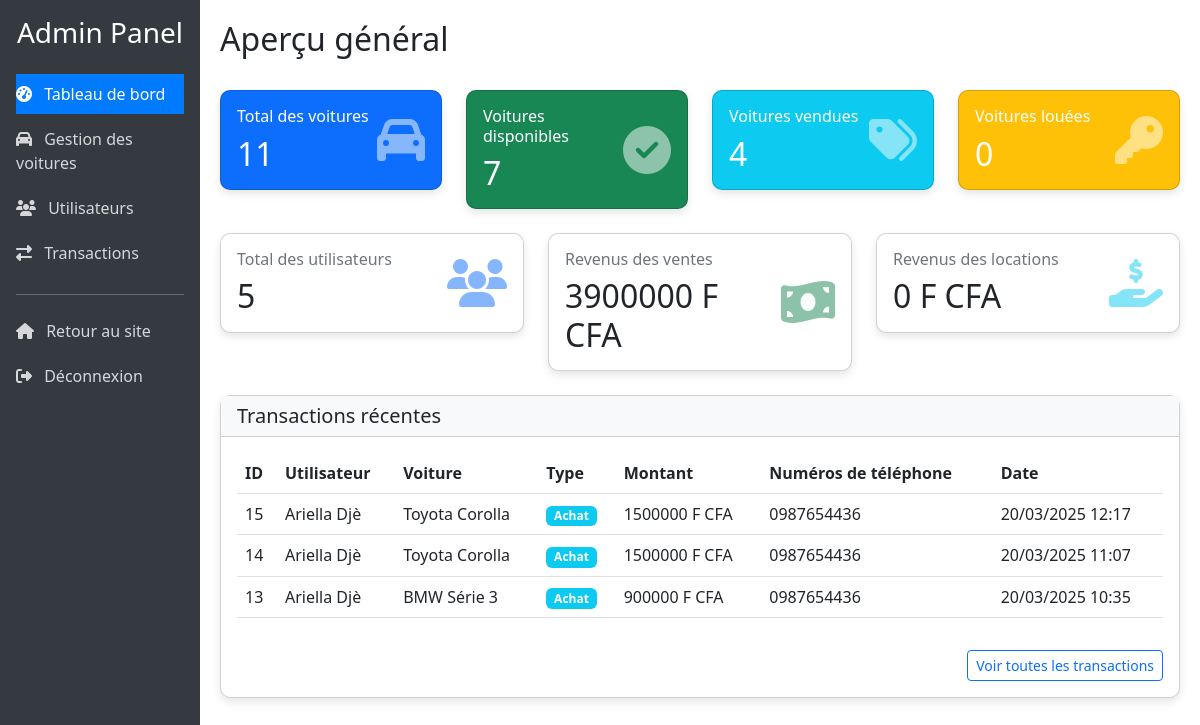
Before: /ventelocavoiture/dashboard/ (signed in) with the older database file.
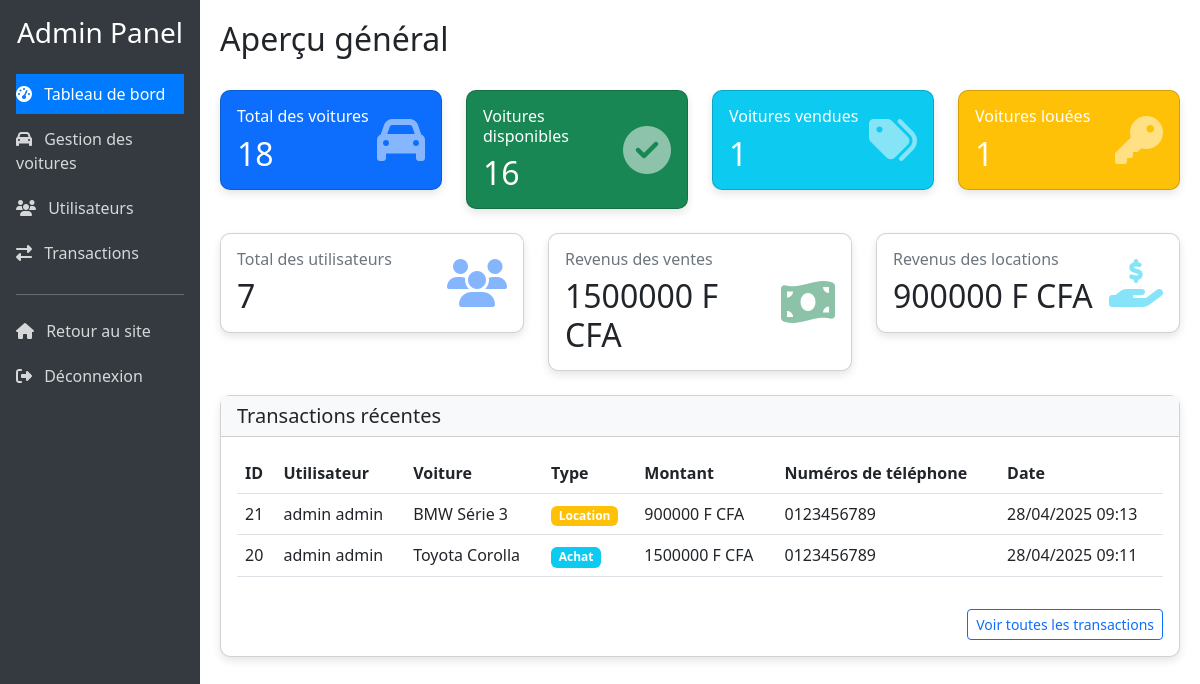
After: the same page with the newer database file.
### ventelocavoiture/models.py (models this page shows, shortened)
class Transaction(models.Model):
    TYPE_TRANSACTION = [
        ('achat', 'Achat'),
        ('location', 'Location'),
    ]
    utilisateur = models.ForeignKey(Utilisateur, on_delete=models.CASCADE)
    voiture = models.ForeignKey(Voiture, on_delete=models.CASCADE)
    date_transaction = models.DateTimeField(auto_now_add=True)  # Date de la transaction
    type_transaction = models.CharField(max_length=10, choices=TYPE_TRANSACTION)  # Type (achat ou location)
    montant = models.DecimalField(max_digits=10, decimal_places=2)  # Montant de la transaction
    date_debut_location = models.DateField(null=True, blank=True)  # Date de début (pour location)
    date_fin_location = models.DateField(null=True, blank=True)  # Date de fin (pour location)

class Utilisateur(models.Model):
    nom = models.CharField(max_length=100)  # Nom de famille
    prenom = models.CharField(max_length=100)  # Prénom
    sexe = models.CharField(max_length=1, choices=[('F', 'Feminin'), ('M', 'Masculin')])  # Genre
    numeros = models.CharField(max_length=100, null=True)  # Numéro de téléphone (optionnel)
    email = models.EmailField(unique=True)  # Email (identifiant unique)
    password = models.CharField(max_length=100)  # Mot de passe (stocké hashé)
    is_admin = models.BooleanField(default=False)  # Indicateur de droits administrateur

class Voiture(models.Model):
    ETAT_CHOIX = [
        ('disponible', 'Disponible'),
        ('vendu', 'Vendu'),
        ('loué', 'Loué'),
    ]
    TYPE_CHOIX = [
        ('vente', 'À vendre'),
        ('location', 'À louer'),
        ('les_deux', 'À vendre et à louer'),
    ]
    marque = models.CharField(max_length=100)  # Marque de la voiture
    modele = models.CharField(max_length=100)  # Modèle de la voiture
    annee = models.IntegerField()  # Année de fabrication
    kilometrage = models.IntegerField()  # Kilométrage actuel
    prix_vente = models.DecimalField(max_digits=10, decimal_places=2, null=True, blank=True)
    prix_location_jour = models.DecimalField(max_digits=10, decimal_places=2, null=True, blank=True)
    description = models.TextField()  # Description détaillée
    etat = models.CharField(max_length=20, choices=ETAT_CHOIX, default='disponible')  # État actuel
    type_offre = models.CharField(max_length=20, choices=TYPE_CHOIX, default='vente')  # Type d'offre
    date_ajout = models.DateTimeField(auto_now_add=True)  # Date d'ajout au système
    image = models.ImageField(upload_to='images/')  # Image principale

### ventelocavoiture/views.py (the view)
# urls.py: path('dashboard/', views.dashboard, name='dashboard'),  # Tableau de bord principal
@admin_requis  # Applique le décorateur pour vérifier les droits d'administration
def dashboard(request):
    total_voitures = Voiture.objects.count()  # Nombre total de voitures
    voitures_disponibles = Voiture.objects.filter(etat='disponible').count()  # Nombre de voitures disponibles
    voitures_vendues = Voiture.objects.filter(etat='vendu').count()  # Nombre de voitures vendues
    voitures_louees = Voiture.objects.filter(etat='loué').count()  # Nombre de voitures louées
    total_utilisateurs = Utilisateur.objects.count()  # Nombre total d'utilisateurs
    total_transactions = Transaction.objects.count()  # Nombre total de transactions
    revenus_ventes = Transaction.objects.filter(type_transaction='achat').aggregate(Sum('montant'))['montant__sum'] or 0
    revenus_locations = Transaction.objects.filter(type_transaction='location').aggregate(Sum('montant'))['montant__sum'] or 0
    transactions_recentes = Transaction.objects.all().order_by('-date_transaction')[:5]
    context = {
        'total_voitures': total_voitures,
        'voitures_disponibles': voitures_disponibles,
        'voitures_vendues': voitures_vendues,
        'voitures_louees': voitures_louees,
        'total_utilisateurs': total_utilisateurs,
        'total_transactions': total_transactions,
        'revenus_ventes': revenus_ventes,
        'revenus_locations': revenus_locations,
        'transactions_recentes': transactions_recentes,
        'section': 'apercu'  # Indique la section active dans le menu
    }
    return render(request, 'ventelocavoiture/dashboard.html', context)

### ventelocavoiture/context_processors.py (called while the page is built)
def utilisateur_connecte(request):
    context = {
        'utilisateur_connecte': False,  # Par défaut, l'utilisateur n'est pas connecté
        'utilisateur': None
    }
    if 'utilisateur_id' in request.session:
        try:
            utilisateur = Utilisateur.objects.get(id=request.session['utilisateur_id'])
            context['utilisateur_connecte'] = True
            context['utilisateur'] = utilisateur
        except Utilisateur.DoesNotExist:
            pass
    return context

### ventelocavoiture/templates/ventelocavoiture/dashboard.html (shortened to what the changed rows need)
{% extends 'dashboard_base.html' %}
{% block page_title %}Aperçu général{% endblock %}
{% block content %}
<div class="row">
    <div class="col-md-3 mb-4">
        <div class="card dashboard-card bg-primary text-white">
            <div class="card-body">
                <div class="d-flex justify-content-between align-items-center">
                    <div>
                        <h6 class="card-title">Total des voitures</h6>
                        <h2 class="mb-0">{{ total_voitures }}</h2>
                    </div>
                </div>
            </div>
        </div>
    </div>
    <div class="col-md-3 mb-4">
        <div class="card dashboard-card bg-success text-white">
            <div class="card-body">
                <div class="d-flex justify-content-between align-items-center">
                    <div>
                        <h6 class="card-title">Voitures disponibles</h6>
                        <h2 class="mb-0">{{ voitures_disponibles }}</h2>
                    </div>
                </div>
            </div>
        </div>
    </div>
    <div class="col-md-3 mb-4">
        <div class="card dashboard-card bg-info text-white">
            <div class="card-body">
                <div class="d-flex justify-content-between align-items-center">
                    <div>
                        <h6 class="card-title">Voitures vendues</h6>
                        <h2 class="mb-0">{{ voitures_vendues }}</h2>
                    </div>
                </div>
            </div>
        </div>
    </div>
    <div class="col-md-3 mb-4">
        <div class="card dashboard-card bg-warning text-white">
            <div class="card-body">
                <div class="d-flex justify-content-between align-items-center">
                    <div>
                        <h6 class="card-title">Voitures louées</h6>
                        <h2 class="mb-0">{{ voitures_louees }}</h2>
                    </div>
                </div>
            </div>
        </div>
    </div>
    <div class="col-md-4 mb-4">
        <div class="card dashboard-card">
            <div class="card-body">
                <div class="d-flex justify-content-between align-items-center">
                    <div>
                        <h6 class="card-title text-muted">Total des utilisateurs</h6>
                        <h2 class="mb-0">{{ total_utilisateurs }}</h2>
                    </div>
                </div>
            </div>
        </div>
    </div>
    <div class="col-md-4 mb-4">
        <div class="card dashboard-card">
            <div class="card-body">
                <div class="d-flex justify-content-between align-items-center">
                    <div>
                        <h6 class="card-title text-muted">Revenus des ventes</h6>
                        <h2 class="mb-0">{{ revenus_ventes|floatformat:0 }} F CFA</h2>
                    </div>
                </div>
            </div>
        </div>
    </div>
    <div class="col-md-4 mb-4">
        <div class="card dashboard-card">
            <div class="card-body">
                <div class="d-flex justify-content-between align-items-center">
                    <div>
                        <h6 class="card-title text-muted">Revenus des locations</h6>
                        <h2 class="mb-0">{{ revenus_locations|floatformat:0 }} F CFA</h2>
                    </div>
                </div>
            </div>
        </div>
    </div>
    <div class="col-12 mb-4">
        <div class="card dashboard-card">
            <div class="card-body">
                <div class="table-responsive">
                    <table class="table table-hover">
                        <thead>
                            <tr>
                                <th>ID</th>
                                <th>Utilisateur</th>
                                <th>Voiture</th>
                                <th>Type</th>
                                <th>Montant</th>
                                <th>Numéros de téléphone</th>
                                <th>Date</th>
                            </tr>
                        </thead>
                        <tbody>
                            {% for transaction in transactions_recentes %}
                            <tr>
                                <td>{{ transaction.id }}</td>
                                <td>{{ transaction.utilisateur.prenom }} {{ transaction.utilisateur.nom }}</td>
                                <td>{{ transaction.voiture.marque }} {{ transaction.voiture.modele }}</td>
                                <td>
                                    {% if transaction.type_transaction == 'achat' %}
                                    <span class="badge bg-info">Achat</span>
                                    {% else %}
                                    <span class="badge bg-warning">Location</span>
                                    {% endif %}
                                </td>
                                <td>{{ transaction.montant|floatformat:0 }} F CFA</td>
                                <td>{{ transaction.utilisateur.numeros }}</td>
                                <td>{{ transaction.date_transaction|date:"d/m/Y H:i" }}</td>
                            </tr>
                            {% empty %}
                            <tr>
                                <td colspan="6" class="text-center">Aucune transaction récente</td>
                            </tr>
                            {% endfor %}
                        </tbody>
                    </table>
                </div>
            </div>
        </div>
    </div>
</div>
{% endblock %}

Changed rows visible on the page:
removed Transaction: type_transaction "Achat"
removed Transaction: type_transaction "Achat"
removed Transaction: type_transaction "Achat"
added Transaction: type_transaction "Location"
added Transaction: type_transaction "Achat"
Other visible differences:
{{ total_voitures }}: "11" → "18"
{{ voitures_disponibles }}: "7" → "16"
{{ voitures_vendues }}: "4" → "1"
{{ voitures_louees }}: "0" → "1"
{{ total_utilisateurs }}: "5" → "7"
{{ revenus_ventes|floatformat:0 }}: "3900000" → "1500000"
{{ revenus_locations|floatformat:0 }}: "0" → "900000"
